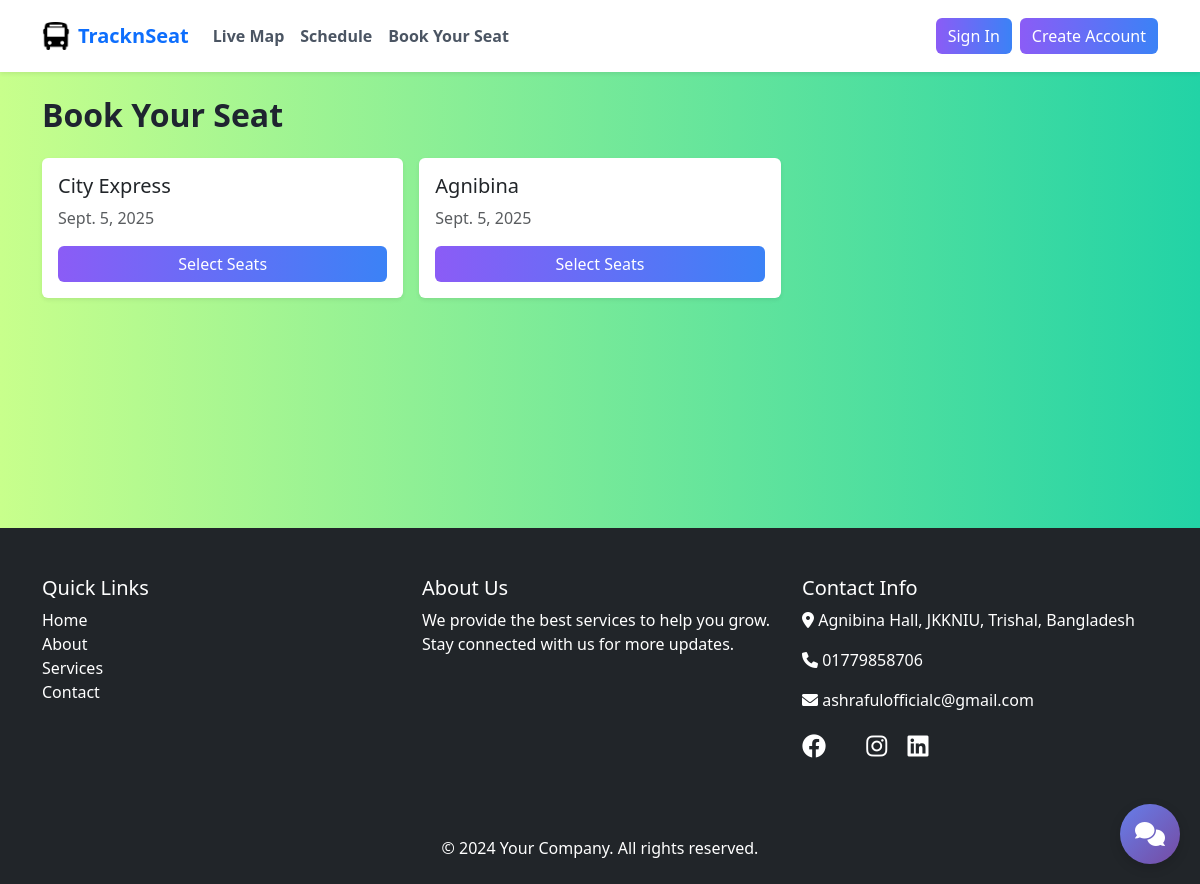
The app's page /book/, older data.
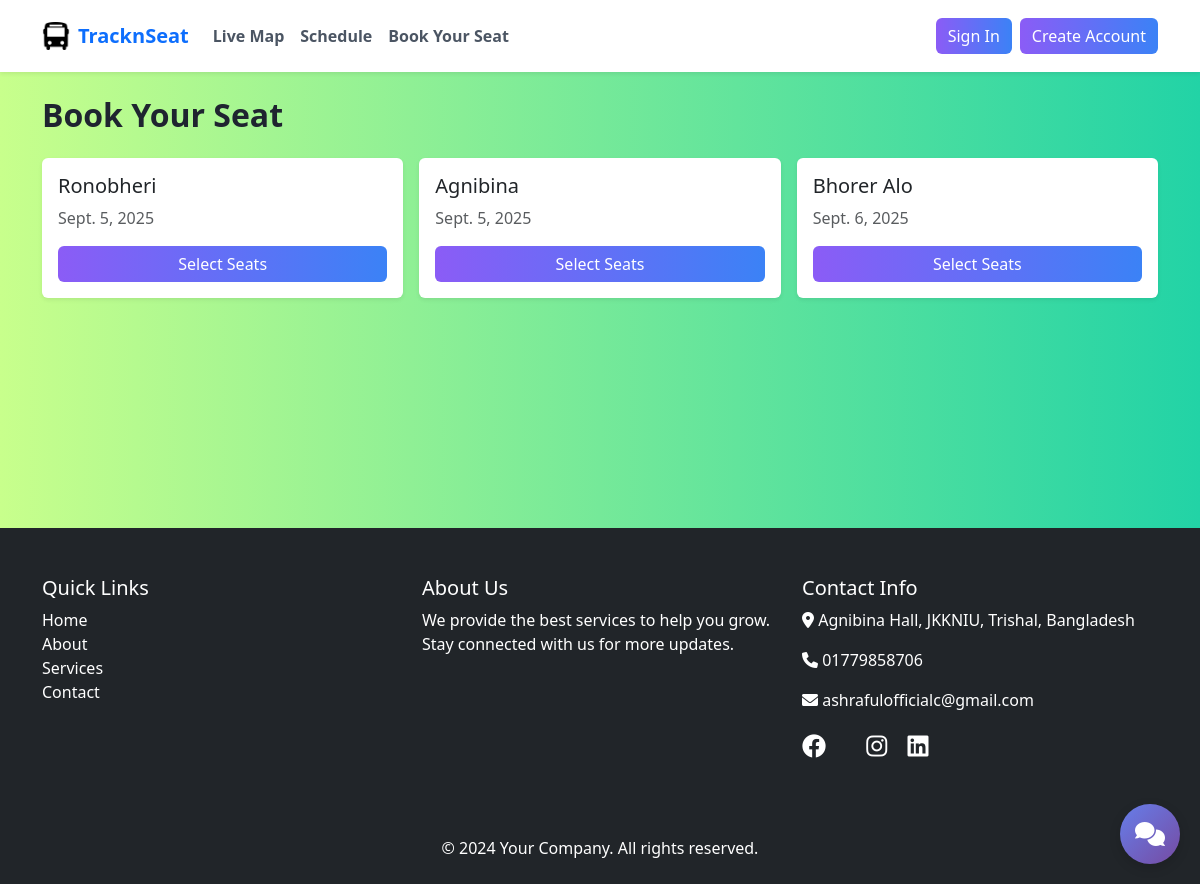
The same page, newer data.
### seatBokking/models.py (models this page shows, shortened)
class Trip(models.Model):
    name = models.CharField(
        max_length=128,
        validators=[RegexValidator(
            message='Trip name can only contain letters, numbers, spaces, hyphens, and underscores',
            regex='^[a-zA-Z0-9\\s\\-_]+$'
        )]
    )
    date = models.DateField(validators=[validate_future_date])
    arrival_time = models.TimeField(blank=True, null=True)
    created_at = models.DateTimeField(auto_now_add=True)
    departure_time = models.TimeField(blank=True, null=True)
    description = models.TextField(blank=True, null=True)
    is_active = models.BooleanField(default=True)
    price = models.DecimalField(decimal_places=2, default=0.0, max_digits=8)
    total_seats = models.PositiveIntegerField(default=50)
    updated_at = models.DateTimeField(auto_now=True)
    class Meta:
        ordering = ['date', 'departure_time']
        indexes = [
            models.Index(fields=['date'], name='seatBokking_date_554814_idx'),
            models.Index(fields=['is_active'], name='seatBokking_is_acti_491f50_idx'),
        ]

### seatBokking/views.py (the view)
# urls.py: path("", views.booking_home, name="home"),
def booking_home(request):
    trips = Trip.objects.order_by("date")
    if not trips.exists():
        from datetime import date
        Trip.objects.create(name="Ronobheri", date=date.today())
        Trip.objects.create(name="Bhorer Alo", date=date.today())
        trips = Trip.objects.order_by("date")
    return render(request, "seatBokking/home.html", {"trips": trips})

### seatBokking/templates/seatBokking/home.html
{% extends 'base.html' %}
{% block content %}
<div class="container py-5">
    <h2 class="fw-bold mb-4">Book Your Seat</h2>
    {% if trips %}
        <div class="row g-3">
            {% for t in trips %}
            <div class="col-md-4">
                <div class="card border-0 shadow-sm h-100">
                    <div class="card-body d-flex flex-column">
                        <h5 class="card-title">{{ t.name }}</h5>
                        <p class="text-muted">{{ t.date }}</p>
                        <div class="mt-auto">
                            <a href="{% url 'seatBokking:booking' t.id %}" class="btn btn-primary w-100">Select Seats</a>
                        </div>
                    </div>
                </div>
            </div>
            {% endfor %}
        </div>
    {% else %}
        <p class="text-muted">No trips available.</p>
    {% endif %}
</div>
{% endblock %}

Row changes from the older to the newer data that the page shows:
changed Trip: name "City Express" → "Ronobheri"
added Trip: name "Bhorer Alo", date "Sept. 6, 2025"
